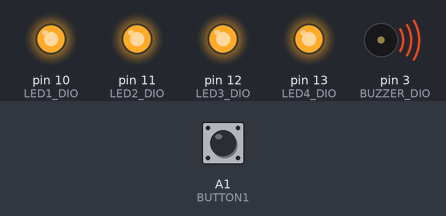
Recording of a sketch running on a simulated Arduino Uno, built with avr-gcc and run on an emulated ATmega328P. Parts: output pins drawn as LEDs (lit = HIGH), buzzer (waves = sounding, pin HIGH). The inputs (shaded band) are chosen by the test bench; at power-on: A1 (BUTTON1) HIGH. What the sketch prints to the serial monitor is not drawn.

Above: at 1.2 s.
1.3 s: A1 (BUTTON1) pulled LOW for 0.15 s
At 1.9 s:
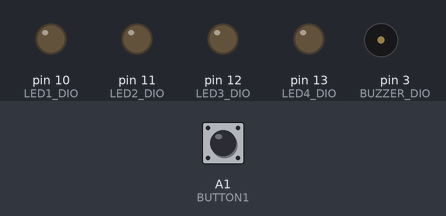
2.9 s: A1 (BUTTON1) pulsed LOW 2 times (0.12 s each, 0.3 s apart)
Timing chart, 0 to 5.9 s (numbered marks = the images above; inputs shaded):
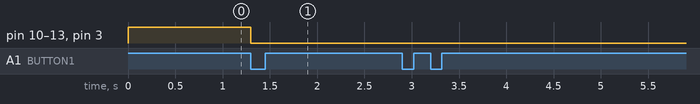

Measured:
- after the input at 1.3 s, pin 10 (LED1_DIO), pin 11 (LED2_DIO), pin 12 (LED3_DIO), pin 13 (LED4_DIO), pin 3 (BUZZER_DIO): HIGH → LOW at once
- after the input at 2.9 s, every drawn part: stays the same

The sketch:

Automatic_Hammer.ino
```cpp
#define BUTTON1 A1
#define BUZZER_DIO 3
#define LED1_DIO 10
#define LED2_DIO 11
#define LED3_DIO 12
#define LED4_DIO 13

#define ON LOW
#define OFF HIGH

void setup() {
  pinMode(BUTTON1, INPUT);
  pinMode(BUZZER_DIO, OUTPUT);
  pinMode(LED1_DIO, OUTPUT);
  pinMode(LED2_DIO, OUTPUT);
  pinMode(LED3_DIO, OUTPUT);
  pinMode(LED4_DIO, OUTPUT);

  digitalWrite(BUZZER_DIO, OFF);
  digitalWrite(LED1_DIO, OFF);
  digitalWrite(LED2_DIO, OFF);
  digitalWrite(LED3_DIO, OFF);
  digitalWrite(LED4_DIO, OFF);

  Serial.begin(9600);
}

void loop() {
  char data = 0;
  if (Serial.available() > 0) {
    char value = Serial.read();
    if (value == 2) {
      digitalWrite(BUZZER_DIO, OFF);
      digitalWrite(LED1_DIO, OFF);
      digitalWrite(LED2_DIO, OFF);
      digitalWrite(LED3_DIO, OFF);
      digitalWrite(LED4_DIO, OFF);
    }
  }
  while (digitalRead(BUTTON1) == 0) {
    data = 0b0001;
    digitalWrite(BUZZER_DIO, ON);
      digitalWrite(LED1_DIO, ON);
      digitalWrite(LED2_DIO, ON);
      digitalWrite(LED3_DIO, ON);
      digitalWrite(LED4_DIO, ON);
  }
  if (data > 0) {
    Serial.write(data);
    }
}
```
